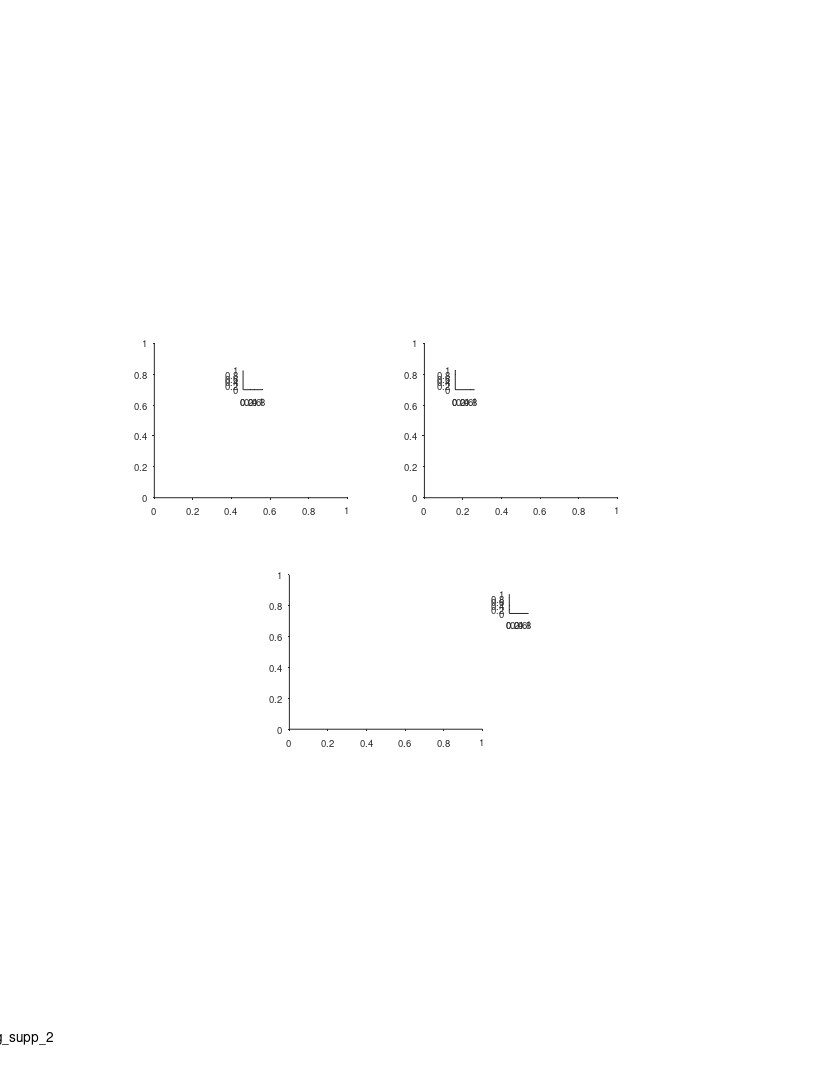

Write MATLAB code to recreate this figure. (Note: this script raises an error after producing the figure.)
%% Replay - Fig supp 2 - replay vs flight speed
clear 
clc
close all

%% data options 
params_opt = 11; % decoding opt 
% params_opt = 21; % decoding opt (random walk = fixed speed)

%% plotting options

%% graphics params
line_styles = {'-','--'};
clrs = {[.6 .1 .8],[.1 .8 .1]};
lw = 1.1;

%% define output files
res_dir =  'L:\paper_replay\figures';
mkdir(res_dir)
fig_name_str = 'Fig_supp_2';
fig_caption_str = 'replay and flight speed histograms';
log_name_str = [fig_name_str '_log_file' '.txt'];
log_name_str = strrep(log_name_str , ':', '-');
log_name_str = strrep(log_name_str , ' ', '_');
log_name_out = fullfile(res_dir, log_name_str);

%% open log file
diary off
diary(log_name_out)
diary on
disp('Log file');
disp(['created: ', datestr(clock)]);
disp('======================================================');
disp([fig_name_str ':' fig_caption_str]);   
disp('======================================================');
disp('');

%% create figure
% figure_size_cm = [21.0 29.7]; % ~A4
figure_size_cm = [21.6 27.9]; % ~US letter
fig = figure;
% Some WYSIWYG options:
set(gcf,'DefaultAxesFontSize',7);
set(gcf,'DefaultAxesFontName','helvetica');
set(gcf,'DefaultAxesUnits','centimeters');
set(gcf,'PaperType','usletter')
% set(gcf,'PaperType','<custom>');
set(gcf,'PaperUnits','centimeters','PaperPosition',[0 0 figure_size_cm]);
set(gcf,'PaperOrientation','portrait');
set(gcf,'Units','centimeters','Position',get(gcf,'paperPosition')+[0 0 0 0]); % position on screen...
set(gcf, 'Renderer', 'painters');
% set(gcf, 'color', 'none');
set(groot, 'defaultAxesColor','None')
set(groot, 'defaultAxesTickDir', 'out');
set(groot,  'defaultAxesTickDirMode', 'manual');
annotation('textbox', [0.5 1 0 0], 'String',fig_name_str, 'HorizontalAlignment','center','Interpreter','none', 'FitBoxToText','on');

% create panels
panels{1}(1) = axes('position', [4 15 5 4]);
panels{1}(2) = axes('position', [6.3 17.8 0.5 0.5]);
panels{2}(1) = axes('position', [11 15 5 4]);
panels{2}(2) = axes('position', [11.8 17.8 0.5 0.5]);
panels{3}(1) = axes('position', [7.5 9 5 4]);
panels{3}(2) = axes('position', [13.2 12 0.5 0.5]);

%% load data
if ~exist('events_all','var')
    disp('loading data!!!')
epoch_types = {'sleep','rest'};
[exp_list,T] = decoding_get_inclusion_list();
T = T(exp_list,:);
events_all_per_session = {};
speed_mean_per_session = nan(length(epoch_types),height(T));
speed_median_per_session = nan(length(epoch_types),height(T));
speed_std_per_session = nan(length(epoch_types),height(T));
flight_speed_all = [];
exp_arena_all = {};
for ii_exp = 1:height(T)
    exp_ID = T.exp_ID{ii_exp};
    exp = exp_load_data(exp_ID,'details','flight');
    flight_speed_all(ii_exp,:) = [exp.flight.speed_traj.vel_median_median];
    exp_arena_all{ii_exp} = exp.details.recordingArena;
    for ii_epoch_type = 1:length(epoch_types)
        epoch_type = epoch_types{ii_epoch_type};
        event_type = 'posterior';
        [events, params] = decoding_load_events_quantification(exp_ID, epoch_type, params_opt, event_type);
        [seqs, TF] = decoding_apply_seq_inclusion_criteria([events.seq_model]);
        events(~TF) = [];
        if isempty(events)
            continue;
        end
        seqs_map_IX = [seqs.state_direction];
        seqs_map_IX(seqs_map_IX == -1) = 2;
        [seqs.session_flight_speed] = disperse(flight_speed_all(ii_exp,seqs_map_IX));
        [events.seq_model] = disperse(seqs);
        [events.recordingArena] = deal(exp.details.recordingArena);
        event_struct = events(1,[]);
        [events(2:end).prev_event] = disperse(events(1:end-1));
        events(1).prev_event = event_struct;
        events_all_per_session{ii_epoch_type}{ii_exp} = events;
        speed_mean_per_session(ii_epoch_type,ii_exp) = mean([seqs.speed]);
        speed_median_per_session(ii_epoch_type,ii_exp) = median([seqs.speed]);
        speed_std_per_session(ii_epoch_type,ii_exp) = std([seqs.speed]);
    end
end
flight_speed_all = mean(abs(flight_speed_all),2);
events_all = {[events_all_per_session{1}{:}], [events_all_per_session{2}{:}]};
seqs_all = {[events_all{1}.seq_model], [events_all{2}.seq_model]};
gArena = {categorical({events_all{1}.recordingArena}), categorical({events_all{2}.recordingArena}) };
end

%% tests (speed correlations: replay vs flight)
% figure
% tiledlayout('flow')
% nexttile
% hold on
% plot(flight_speed_all, speed_mean_per_session(1,:), 'ob');
% plot(flight_speed_all, speed_mean_per_session(2,:), 'or');
% xlim([3 10])
% nexttile
% hold on
% plot(flight_speed_all, speed_median_per_session(1,:), 'ob');
% plot(flight_speed_all, speed_median_per_session(2,:), 'or');
% xlim([3 10])
% 
% clc
% [r p] = corr(flight_speed_all, speed_mean_per_session(1,:)','rows','pairwise','tail','right','type','Pearson')
% [r p] = corr(flight_speed_all, speed_median_per_session(1,:)','rows','pairwise','tail','right','type','Pearson')
% [r p] = corr(flight_speed_all, speed_mean_per_session(2,:)','rows','pairwise','tail','right','type','Pearson')
% [r p] = corr(flight_speed_all, speed_median_per_session(2,:)','rows','pairwise','tail','right','type','Pearson')
% 
% xxx = [flight_speed_all flight_speed_all]';
% yyy = speed_mean_per_session;
% [r p] = corr(xxx(:), yyy(:),'rows','pairwise','tail','right','type','Pearson')
% 
% figure
% plot(xxx(:), yyy(:), 'o')
% 
% figure
% plot(flight_speed_all, speed_mean_per_session(2,:), 'or');


%% panel A - replay speed
axes(panels{1}(1))
cla
hold on
for ii_epoch_type = 1:length(epoch_types)
    X = [seqs_all{ii_epoch_type}.speed];
    g = gArena{ii_epoch_type};
    histogram(X(g=='200m'),'DisplayStyle','stairs','Normalization','pdf','LineStyle',line_styles{1}, 'EdgeColor',clrs{ii_epoch_type},'LineWidth',lw);
    histogram(X(g=='120m'),'DisplayStyle','stairs','Normalization','pdf','LineStyle',line_styles{2}, 'EdgeColor',clrs{ii_epoch_type},'LineWidth',lw);
end
xlabel('Replay speed (m/s)', 'Units','normalized', 'Position',[0.5 -0.12]);
ylabel('Probability density', 'Units','normalized', 'Position',[-0.2 .5]);
hax=gca;
hax.TickLength(1) = [0.025];
hax.XRuler.TickLabelGapOffset = -1;

%% legend (replay speed hists)
axes(panels{1}(2))
cla
hold on
t = linspace(0,1,100);
x = pulstran(t,linspace(0,1,3),'rectpuls',1/6);
x(x>0) = nan;x(~isnan(x)) = 0;
clear h
plot(  t  ,   x  ,       'color', clrs{2}, 'LineWidth',lw,'Clipping','off');
plot(  t  ,   x  +1.5,   'color', clrs{1}, 'LineWidth',lw,'Clipping','off');
plot([0 1], [.5 .5],     'color', clrs{2}, 'LineWidth',lw,'Clipping','off');
plot([0 1], [.5 .5]+1.5, 'color', clrs{1}, 'LineWidth',lw,'Clipping','off');
text(1.3, 2.0, 'Sleep (200m)','FontSize',7,'HorizontalAlignment','left');
text(1.3, 1.5, 'Sleep (130m)','FontSize',7,'HorizontalAlignment','left');
text(1.3, 0.5, 'Rest (200m)','FontSize',7,'HorizontalAlignment','left');
text(1.3, 0.0, 'Rest (130m)','FontSize',7,'HorizontalAlignment','left');
xlim([0 1])
ylim([0 1])
axis off


%% panel B - Flight speed
axes(panels{2}(1))
cla
hold on
X = flight_speed_all;
g=categorical(exp_arena_all);
histogram(X(g=='200m'),'DisplayStyle','stairs','Normalization','pdf','LineStyle',line_styles{1}, 'EdgeColor','k','LineWidth',lw,'NumBins',7);
histogram(X(g=='120m'),'DisplayStyle','stairs','Normalization','pdf','LineStyle',line_styles{2}, 'EdgeColor','k','LineWidth',lw,'NumBins',7);
xlabel('Flight speed (m/s)', 'Units','normalized', 'Position',[0.5 -0.12]);
ylabel('Probability density', 'Units','normalized', 'Position',[-0.2 .5]);
hax=gca;
hax.XLim = [0 10];
hax.XTick = [0 5 10];
hax.TickLength(1) = [0.025];
hax.XRuler.TickLabelGapOffset = -1;
[~,P,CI,STATS] = ttest2(X(g=='200m'), X(g=='120m'), 'Tail','both');
text(0.6,1.1,"{\itP} = "+ sprintf('%.2g',P), 'Units','normalized','FontSize',7);

%% legend (flight speed hists)
axes(panels{2}(2))
cla
hold on
t = linspace(0,1,100);
x = pulstran(t,linspace(0,1,3),'rectpuls',1/6);
x(x>0) = nan;x(~isnan(x)) = 0;
clear h
plot(  t  ,   x  ,       'color', 'k', 'LineWidth',lw,'Clipping','off');
plot([0 1], [.5 .5],     'color', 'k', 'LineWidth',lw,'Clipping','off');
text(1.3, 0.5, '200m','FontSize',7,'HorizontalAlignment','left');
text(1.3, 0.0, '120m','FontSize',7,'HorizontalAlignment','left');
xlim([0 1])
ylim([0 1])
axis off

%% panel C - speed correlations (replay vs flight)
axes(panels{3}(1))
cla
hold on
r=[];
p=[];
for ii_epoch_type = 1:length(epoch_types)
    X = flight_speed_all;
    Y = speed_mean_per_session(ii_epoch_type,:)';
    plot(X,Y,'o','Color',clrs{ii_epoch_type},'MarkerSize',5);
    [r(ii_epoch_type) p(ii_epoch_type)] = corr(X, Y,'rows','pairwise','tail','right','type','Pearson');
%     text(0.1,0.9, "{\itr} = "+ sprintf('%.2f',r), 'Units','normalized','FontSize',7);
%     text(0.1,0.8, "{\itP} = "+ sprintf('%.3f',p), 'Units','normalized','FontSize',7,'FontWeight','normal');
end
xlabel('Flight speed (m/s)', 'Units','normalized', 'Position',[0.5 -0.12]);
ylabel('Replay speed (m/s)', 'Units','normalized', 'Position',[-0.2 .5]);
hax=gca;
hax.TickLength(1) = [0.025];
hax.XRuler.TickLabelGapOffset = -1;

%% legend (speed correlations)
axes(panels{3}(2))
cla
hold on
plot(0,1,'o', 'color', clrs{1}, 'MarkerSize',4,'Clipping','off');
plot(0,0,'o', 'color', clrs{2}, 'MarkerSize',4,'Clipping','off');
text(0.4, 1, 'Sleep'+":  {\itr} = " + sprintf('%.2f',r(1)) + ",  {\itP} = "+ sprintf('%.1g',p(1)),'FontSize',7,'HorizontalAlignment','left');
text(0.4, 0, 'Rest'+":   {\itr} = " + sprintf('%.2f',r(2)) + ",  {\itP} = "+ sprintf('%.2f',p(2)),'FontSize',7,'HorizontalAlignment','left');
xlim([0 1])
ylim([0 1])
axis off

%% add panel letters
font_size = 11;
axes(panels{1}(1))
text(-0.3,1.1, 'a', 'Units','normalized','FontWeight','bold','FontSize',font_size);
axes(panels{2}(1))
text(-0.3,1.1, 'b', 'Units','normalized','FontWeight','bold','FontSize',font_size);
axes(panels{3}(1))
text(-0.3,1.1, 'c', 'Units','normalized','FontWeight','bold','FontSize',font_size);

%%
fig_name = sprintf('%s_decoding_opt_%d',fig_name_str, params_opt);
file_out = fullfile(res_dir, fig_name);
print(gcf, file_out, '-dpdf', '-cmyk', '-painters');
disp('figure saved!')

%%
